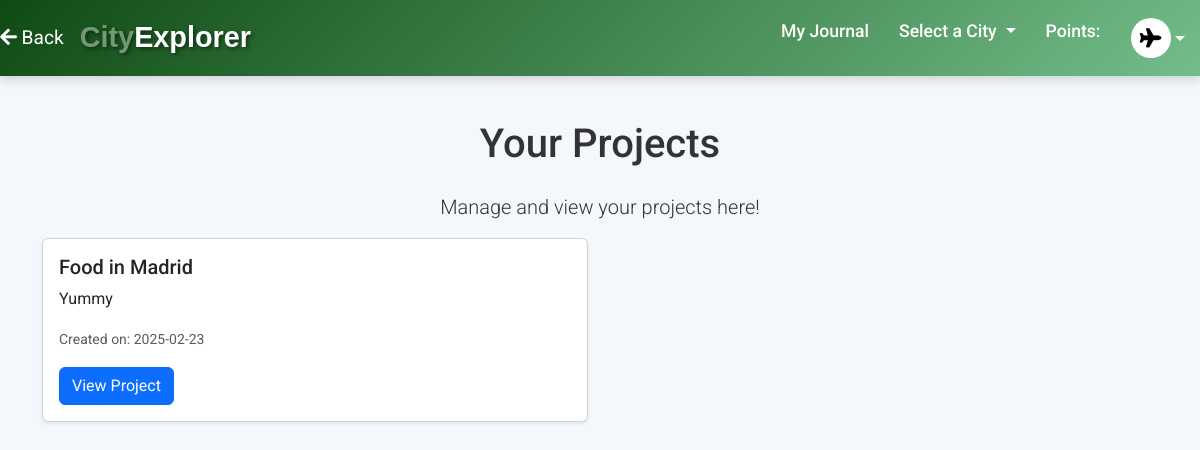
Page /your_projects/ (signed in) on the committed database.
### cityPlanning/models.py (models this page shows, shortened)
class Project(models.Model):
    title = models.CharField(max_length=255)
    owner = models.ForeignKey(User, related_name='owned_projects', on_delete=models.CASCADE)
    members = models.ManyToManyField(User, related_name='projects')
    description = models.TextField()
    creation_date = models.DateTimeField(auto_now_add=True, null=True, blank=True)
    due_date = models.DateTimeField(null=True, blank=True)
    location = models.CharField(max_length=255)
    votes = models.IntegerField(default=0)  # for voting

### cityPlanning/views.py (the view)
# urls.py: path('your_projects/', views.your_projects, name='your_projects'),
@login_required
def your_projects(request):
    projects = Project.objects.filter(owner=request.user)
    return render(request, "your_projects.html", {"projects": projects})

### templates/your_projects.html (shortened to what this page needs)
{% extends "base.html" %}
{% load bootstrap5 %}
{% block content %}
<div class="container mt-4">
    <h1 class="text-center mb-4">Your Projects</h1>
    <p class="text-center lead">Manage and view your projects here!</p>
    {% if projects %}
    <div class="row">
        {% for project in projects %}
        <div class="col-md-6 mb-4">
            <div class="card shadow-sm h-100">
                <div class="card-body">
                    <h5 class="card-title">{{ project.title }}</h5>
                    <p class="card-text">{{ project.description|truncatewords:15 }}</p>
                    <small class="text-muted">Created on: {{ project.creation_date|date:"Y-m-d" }}</small>
                    <div class="d-flex justify-content-between align-items-center mt-3">
                        <a href="{% url 'project_detail' project.id %}" class="btn btn-primary">View Project</a>
                    </div>
                </div>
            </div>
        </div>
        {% endfor %}
    </div>
    {% else %}
    <div class="alert alert-info mt-3 text-center">
        You have not created any projects yet. <a href="{% url 'create_project' %}"
            class="btn btn-primary btn-sm">Create one now</a>
    </div>
    {% endif %}
</div>
{% endblock %}

### rows in the picture
Project: title "Food in Madrid", description "Yummy", creation_date "2025-02-23"
